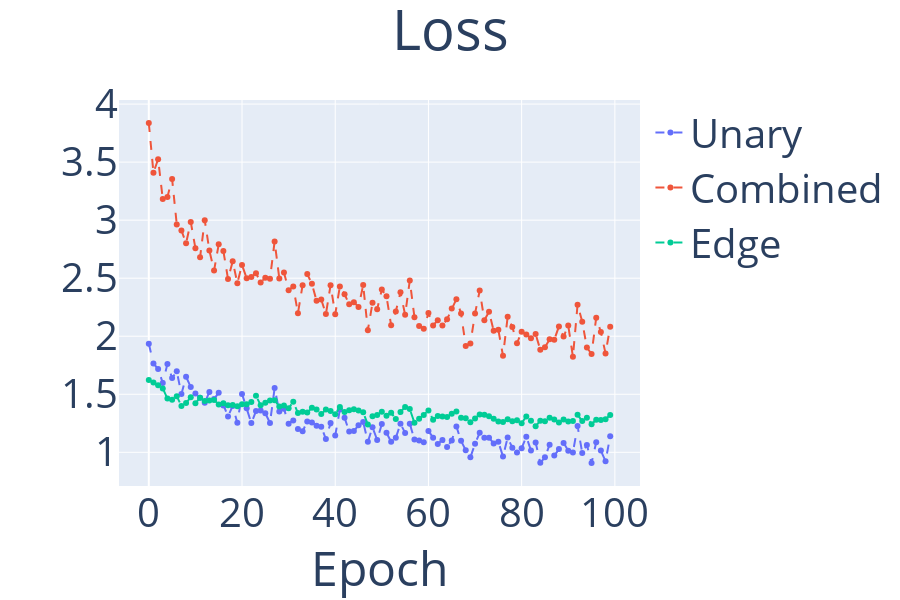
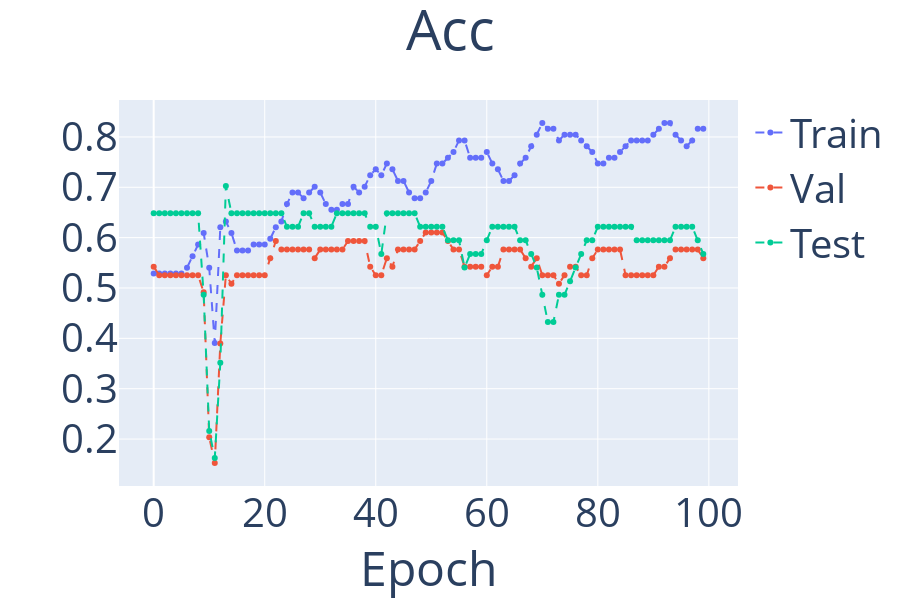
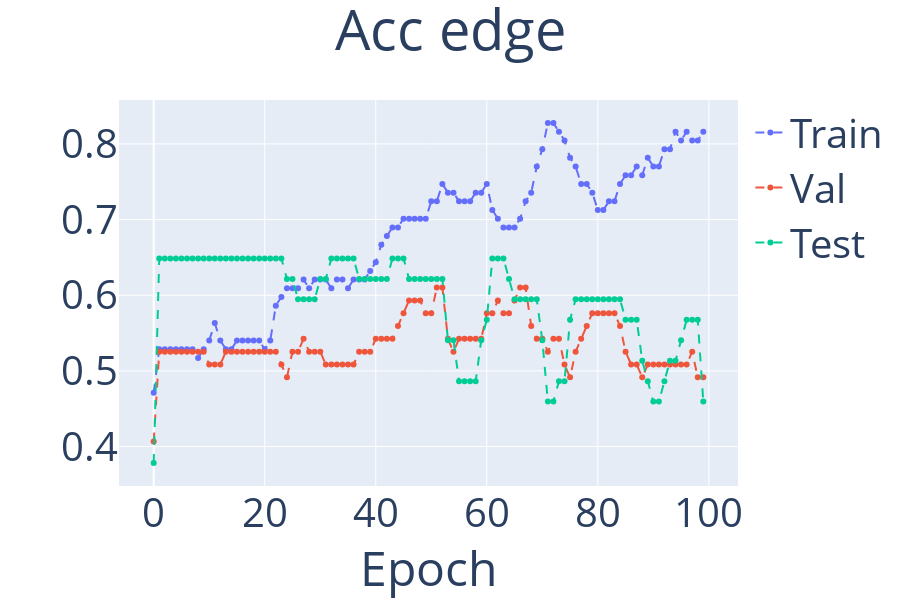
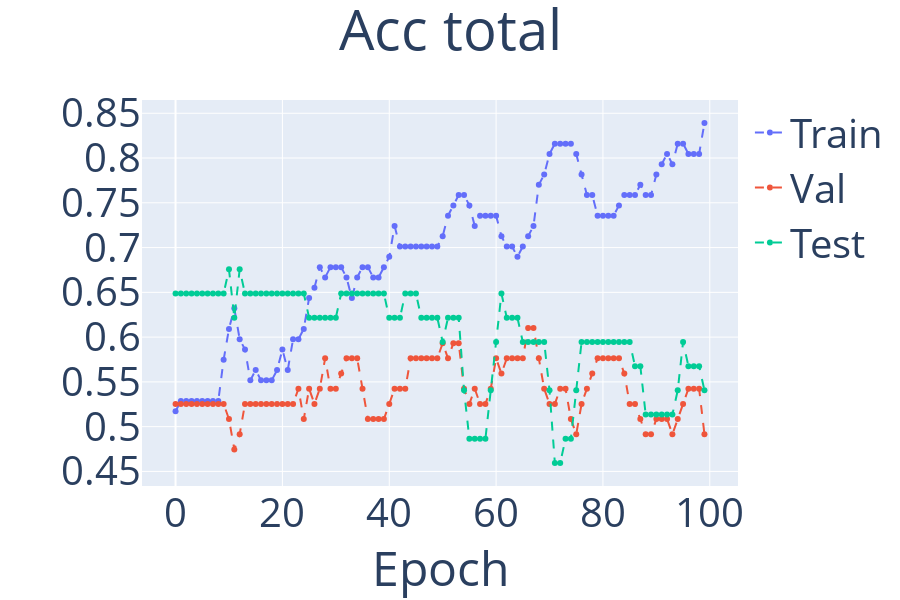

The cell these charts' notebook holds for them, in order:
### Markdown cell above
### TODO: 
* Run pipeline with different design choices on all datasets
* Texas: why variance is high (~5%)
* Bigger dataset to try

### Code cell
plot_interactive([metrics], title='Loss', metric_name='losses', legend=['Unary', 'Combined', 'Edge'])
plot_interactive([metrics], title='Acc', metric_name='acc')
plot_interactive([metrics], title='Acc edge', metric_name='acc_edge')
plot_interactive([metrics], title='Acc total', metric_name='acc_total')
